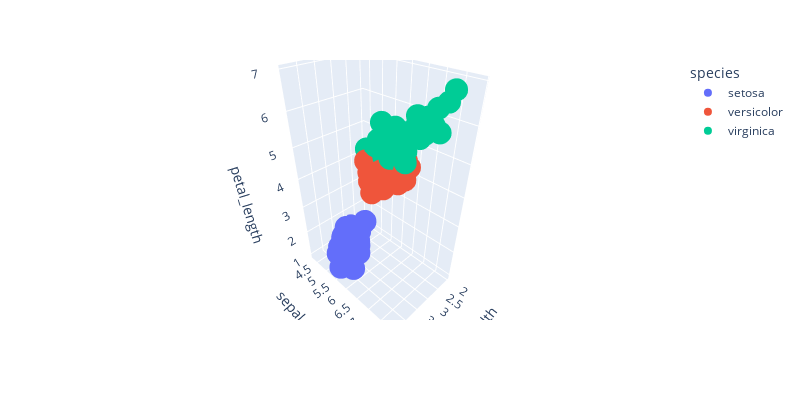

Notebook code for this chart:
### Markdown cell above
#### 3D visualisation
There's also a `scatter_3d` method that allows you to add one more dimension to your visualisation :

### Code cell
fig = px.scatter_3d(df, x = "sepal_width", y = "sepal_length", z = "petal_length", color = "species", width=800, height=400)
fig.show()

### Figure 1 — Plotly figure (JSON) as saved in the notebook; plotly's stock layout.template omitted (floating-point values rounded to 4 significant figures)
{"data": [{"hovertemplate": "species=setosa<br>sepal_width=%{x}<br>sepal_length=%{y}<br>petal_length=%{z}<extra></extra>", "legendgroup": "setosa", "marker": {"color": "#636efa", "symbol": "circle"}, "mode": "markers", "name": "setosa", "scene": "scene", "showlegend": true, "type": "scatter3d", "x": [3.5, 3, 3.2, 3.1, 3.6, 3.9, 3.4, 3.4, 2.9, 3.1, 3.7, 3.4, 3, 3, 4, 4.4, 3.9, 3.5, 3.8, 3.8, 3.4, 3.7, 3.6, 3.3, 3.4, 3, 3.4, 3.5, 3.4, 3.2, 3.1, 3.4, 4.1, 4.2, 3.1, 3.2, 3.5, 3.1, 3, 3.4, 3.5, 2.3, 3.2, 3.5, 3.8, 3, 3.8, 3.2, 3.7, 3.3], "y": [5.1, 4.9, 4.7, 4.6, 5, 5.4, 4.6, 5, 4.4, 4.9, 5.4, 4.8, 4.8, 4.3, 5.8, 5.7, 5.4, 5.1, 5.7, 5.1, 5.4, 5.1, 4.6, 5.1, 4.8, 5, 5, 5.2, 5.2, 4.7, 4.8, 5.4, 5.2, 5.5, 4.9, 5, 5.5, 4.9, 4.4, 5.1, 5, 4.5, 4.4, 5, 5.1, 4.8, 5.1, 4.6, 5.3, 5], "z": [1.4, 1.4, 1.3, 1.5, 1.4, 1.7, 1.4, 1.5, 1.4, 1.5, 1.5, 1.6, 1.4, 1.1, 1.2, 1.5, 1.3, 1.4, 1.7, 1.5, 1.7, 1.5, 1, 1.7, 1.9, 1.6, 1.6, 1.5, 1.4, 1.6, 1.6, 1.5, 1.5, 1.4, 1.5, 1.2, 1.3, 1.5, 1.3, 1.5, 1.3, 1.3, 1.3, 1.6, 1.9, 1.4, 1.6, 1.4, 1.5, 1.4]}, {"hovertemplate": "species=versicolor<br>sepal_width=%{x}<br>sepal_length=%{y}<br>petal_length=%{z}<extra></extra>", "legendgroup": "versicolor", "marker": {"color": "#EF553B", "symbol": "circle"}, "mode": "markers", "name": "versicolor", "scene": "scene", "showlegend": true, "type": "scatter3d", "x": [3.2, 3.2, 3.1, 2.3, 2.8, 2.8, 3.3, 2.4, 2.9, 2.7, 2, 3, 2.2, 2.9, 2.9, 3.1, 3, 2.7, 2.2, 2.5, 3.2, 2.8, 2.5, 2.8, 2.9, 3, 2.8, 3, 2.9, 2.6, 2.4, 2.4, 2.7, 2.7, 3, 3.4, 3.1, 2.3, 3, 2.5, 2.6, 3, 2.6, 2.3, 2.7, 3, 2.9, 2.9, 2.5, 2.8], "y": [7, 6.4, 6.9, 5.5, 6.5, 5.7, 6.3, 4.9, 6.6, 5.2, 5, 5.9, 6, 6.1, 5.6, 6.7, 5.6, 5.8, 6.2, 5.6, 5.9, 6.1, 6.3, 6.1, 6.4, 6.6, 6.8, 6.7, 6, 5.7, 5.5, 5.5, 5.8, 6, 5.4, 6, 6.7, 6.3, 5.6, 5.5, 5.5, 6.1, 5.8, 5, 5.6, 5.7, 5.7, 6.2, 5.1, 5.7], "z": [4.7, 4.5, 4.9, 4, 4.6, 4.5, 4.7, 3.3, 4.6, 3.9, 3.5, 4.2, 4, 4.7, 3.6, 4.4, 4.5, 4.1, 4.5, 3.9, 4.8, 4, 4.9, 4.7, 4.3, 4.4, 4.8, 5, 4.5, 3.5, 3.8, 3.7, 3.9, 5.1, 4.5, 4.5, 4.7, 4.4, 4.1, 4, 4.4, 4.6, 4, 3.3, 4.2, 4.2, 4.2, 4.3, 3, 4.1]}, {"hovertemplate": "species=virginica<br>sepal_width=%{x}<br>sepal_length=%{y}<br>petal_length=%{z}<extra></extra>", "legendgroup": "virginica", "marker": {"color": "#00cc96", "symbol": "circle"}, "mode": "markers", "name": "virginica", "scene": "scene", "showlegend": true, "type": "scatter3d", "x": [3.3, 2.7, 3, 2.9, 3, 3, 2.5, 2.9, 2.5, 3.6, 3.2, 2.7, 3, 2.5, 2.8, 3.2, 3, 3.8, 2.6, 2.2, 3.2, 2.8, 2.8, 2.7, 3.3, 3.2, 2.8, 3, 2.8, 3, 2.8, 3.8, 2.8, 2.8, 2.6, 3, 3.4, 3.1, 3, 3.1, 3.1, 3.1, 2.7, 3.2, 3.3, 3, 2.5, 3, 3.4, 3], "y": [6.3, 5.8, 7.1, 6.3, 6.5, 7.6, 4.9, 7.3, 6.7, 7.2, 6.5, 6.4, 6.8, 5.7, 5.8, 6.4, 6.5, 7.7, 7.7, 6, 6.9, 5.6, 7.7, 6.3, 6.7, 7.2, 6.2, 6.1, 6.4, 7.2, 7.4, 7.9, 6.4, 6.3, 6.1, 7.7, 6.3, 6.4, 6, 6.9, 6.7, 6.9, 5.8, 6.8, 6.7, 6.7, 6.3, 6.5, 6.2, 5.9], "z": [6, 5.1, 5.9, 5.6, 5.8, 6.6, 4.5, 6.3, 5.8, 6.1, 5.1, 5.3, 5.5, 5, 5.1, 5.3, 5.5, 6.7, 6.9, 5, 5.7, 4.9, 6.7, 4.9, 5.7, 6, 4.8, 4.9, 5.6, 5.8, 6.1, 6.4, 5.6, 5.1, 5.6, 6.1, 5.6, 5.5, 4.8, 5.4, 5.6, 5.1, 5.1, 5.9, 5.7, 5.2, 5, 5.2, 5.4, 5.1]}], "layout": {"height": 400, "legend": {"title": {"text": "species"}, "tracegroupgap": 0}, "margin": {"t": 60}, "scene": {"domain": {"x": [0, 1], "y": [0, 1]}, "xaxis": {"title": {"text": "sepal_width"}}, "yaxis": {"title": {"text": "sepal_length"}}, "zaxis": {"title": {"text": "petal_length"}}}, "width": 800}}
